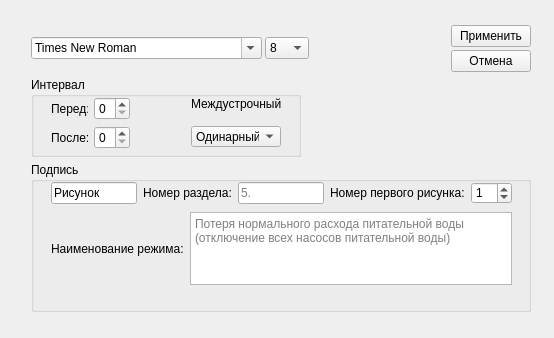
<?xml version="1.0" encoding="UTF-8"?>
<ui version="4.0">
 <class>Word_Settings</class>
 <widget class="QWidget" name="Word_Settings">
  <property name="geometry">
   <rect>
    <x>0</x>
    <y>0</y>
    <width>554</width>
    <height>338</height>
   </rect>
  </property>
  <property name="windowTitle">
   <string>Form</string>
  </property>
  <widget class="QWidget" name="">
   <property name="geometry">
    <rect>
     <x>21</x>
     <y>13</y>
     <width>520</width>
     <height>312</height>
    </rect>
   </property>
   <layout class="QVBoxLayout" name="central_layout">
    <property name="spacing">
     <number>3</number>
    </property>
    <property name="leftMargin">
     <number>10</number>
    </property>
    <property name="topMargin">
     <number>10</number>
    </property>
    <property name="rightMargin">
     <number>10</number>
    </property>
    <property name="bottomMargin">
     <number>10</number>
    </property>
    <item>
     <layout class="QHBoxLayout" name="font_layout">
      <item>
       <widget class="QFontComboBox" name="font_combo">
        <property name="currentText">
         <string>Times New Roman</string>
        </property>
       </widget>
      </item>
      <item>
       <widget class="QComboBox" name="font_height_combo">
        <item>
         <property name="text">
          <string>8</string>
         </property>
        </item>
        <item>
         <property name="text">
          <string>9</string>
         </property>
        </item>
        <item>
         <property name="text">
          <string>10</string>
         </property>
        </item>
        <item>
         <property name="text">
          <string>11</string>
         </property>
        </item>
        <item>
         <property name="text">
          <string>12</string>
         </property>
        </item>
        <item>
         <property name="text">
          <string>14</string>
         </property>
        </item>
        <item>
         <property name="text">
          <string>16</string>
         </property>
        </item>
        <item>
         <property name="text">
          <string>18</string>
         </property>
        </item>
        <item>
         <property name="text">
          <string>20</string>
         </property>
        </item>
        <item>
         <property name="text">
          <string>22</string>
         </property>
        </item>
       </widget>
      </item>
      <item>
       <spacer name="horizontalSpacer">
        <property name="orientation">
         <enum>Qt::Horizontal</enum>
        </property>
        <property name="sizeHint" stdset="0">
         <size>
          <width>150</width>
          <height>16</height>
         </size>
        </property>
       </spacer>
      </item>
      <item>
       <layout class="QVBoxLayout" name="btn_layout">
        <property name="sizeConstraint">
         <enum>QLayout::SetMinimumSize</enum>
        </property>
        <item>
         <widget class="QPushButton" name="accepr_btn">
          <property name="text">
           <string>Применить</string>
          </property>
         </widget>
        </item>
        <item>
         <widget class="QPushButton" name="cancel_btn">
          <property name="text">
           <string>Отмена</string>
          </property>
         </widget>
        </item>
       </layout>
      </item>
     </layout>
    </item>
    <item>
     <widget class="QGroupBox" name="interval_groupBox">
      <property name="sizePolicy">
       <sizepolicy hsizetype="Fixed" vsizetype="Fixed">
        <horstretch>0</horstretch>
        <verstretch>0</verstretch>
       </sizepolicy>
      </property>
      <property name="minimumSize">
       <size>
        <width>270</width>
        <height>80</height>
       </size>
      </property>
      <property name="title">
       <string>Интервал</string>
      </property>
      <widget class="QWidget" name="">
       <property name="geometry">
        <rect>
         <x>20</x>
         <y>20</y>
         <width>79</width>
         <height>52</height>
        </rect>
       </property>
       <layout class="QVBoxLayout" name="before_after_layout">
        <item>
         <layout class="QHBoxLayout" name="before_layout">
          <item>
           <widget class="QLabel" name="before_lbl">
            <property name="text">
             <string>Перед:</string>
            </property>
           </widget>
          </item>
          <item>
           <widget class="QSpinBox" name="before_spinBox"/>
          </item>
         </layout>
        </item>
        <item>
         <layout class="QHBoxLayout" name="after_layout">
          <item>
           <widget class="QLabel" name="after_lbl">
            <property name="text">
             <string>После:</string>
            </property>
           </widget>
          </item>
          <item>
           <widget class="QSpinBox" name="after_spintBox"/>
          </item>
         </layout>
        </item>
       </layout>
      </widget>
      <widget class="QWidget" name="">
       <property name="geometry">
        <rect>
         <x>160</x>
         <y>20</y>
         <width>90</width>
         <height>50</height>
        </rect>
       </property>
       <layout class="QVBoxLayout" name="line_spasing_layout" stretch="0,0">
        <property name="spacing">
         <number>15</number>
        </property>
        <item>
         <widget class="QLabel" name="line_spacing_lbl">
          <property name="text">
           <string>Междустрочный:</string>
          </property>
         </widget>
        </item>
        <item>
         <widget class="QComboBox" name="line_spacing_combo">
          <item>
           <property name="text">
            <string>Одинарный</string>
           </property>
          </item>
          <item>
           <property name="text">
            <string>1.5 строки</string>
           </property>
          </item>
         </widget>
        </item>
       </layout>
      </widget>
     </widget>
    </item>
    <item>
     <widget class="QGroupBox" name="cuption_groupBox">
      <property name="sizePolicy">
       <sizepolicy hsizetype="Fixed" vsizetype="Fixed">
        <horstretch>0</horstretch>
        <verstretch>0</verstretch>
       </sizepolicy>
      </property>
      <property name="minimumSize">
       <size>
        <width>500</width>
        <height>150</height>
       </size>
      </property>
      <property name="maximumSize">
       <size>
        <width>700</width>
        <height>150</height>
       </size>
      </property>
      <property name="title">
       <string>Подпись</string>
      </property>
      <widget class="QWidget" name="">
       <property name="geometry">
        <rect>
         <x>20</x>
         <y>50</y>
         <width>461</width>
         <height>73</height>
        </rect>
       </property>
       <layout class="QHBoxLayout" name="first_part">
        <item>
         <widget class="QLabel" name="mode_name_lbl">
          <property name="text">
           <string>Наименование режима:</string>
          </property>
         </widget>
        </item>
        <item>
         <widget class="QTextEdit" name="mode_name_textEdit">
          <property name="placeholderText">
           <string>Потеря нормального расхода питательной воды (отключение всех насосов питательной воды)</string>
          </property>
         </widget>
        </item>
       </layout>
      </widget>
      <widget class="QWidget" name="">
       <property name="geometry">
        <rect>
         <x>20</x>
         <y>20</y>
         <width>461</width>
         <height>22</height>
        </rect>
       </property>
       <layout class="QHBoxLayout" name="second_part">
        <item>
         <widget class="QLineEdit" name="picture_line_edit">
          <property name="text">
           <string>Рисунок</string>
          </property>
         </widget>
        </item>
        <item>
         <widget class="QLabel" name="num_section_lbl">
          <property name="text">
           <string>Номер раздела:</string>
          </property>
         </widget>
        </item>
        <item>
         <widget class="QLineEdit" name="num_section_lineEdit">
          <property name="placeholderText">
           <string>5.</string>
          </property>
         </widget>
        </item>
        <item>
         <widget class="QLabel" name="num_first_pic_lbl">
          <property name="text">
           <string>Номер первого рисунка:</string>
          </property>
         </widget>
        </item>
        <item>
         <widget class="QSpinBox" name="num_first_pic_spinBox">
          <property name="value">
           <number>1</number>
          </property>
         </widget>
        </item>
       </layout>
      </widget>
     </widget>
    </item>
   </layout>
  </widget>
 </widget>
 <resources/>
 <connections/>
</ui>
